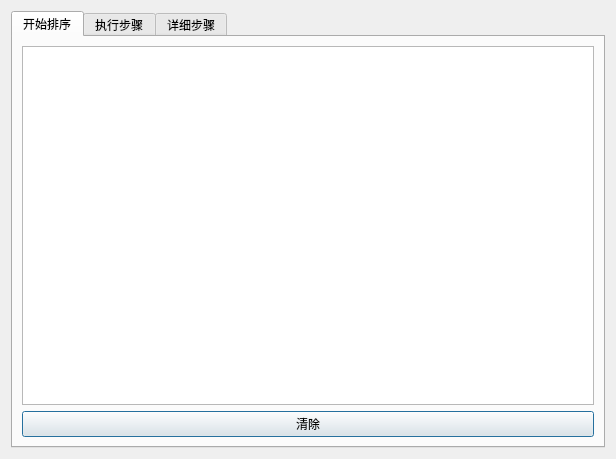
<?xml version="1.0" encoding="UTF-8"?>
<ui version="4.0">
 <class>Dialog_2</class>
 <widget class="QDialog" name="Dialog_2">
  <property name="geometry">
   <rect>
    <x>0</x>
    <y>0</y>
    <width>616</width>
    <height>459</height>
   </rect>
  </property>
  <property name="windowTitle">
   <string>Dialog</string>
  </property>
  <layout class="QVBoxLayout" name="verticalLayout_2">
   <item>
    <layout class="QVBoxLayout" name="verticalLayout">
     <item>
      <widget class="QTabWidget" name="tabWidget">
       <property name="currentIndex">
        <number>0</number>
       </property>
       <widget class="QWidget" name="tab_1">
        <attribute name="title">
         <string>开始排序</string>
        </attribute>
        <layout class="QVBoxLayout" name="verticalLayout_3">
         <item>
          <widget class="QTableView" name="source"/>
         </item>
         <item>
          <widget class="QPushButton" name="pushButton">
           <property name="text">
            <string>清除</string>
           </property>
          </widget>
         </item>
        </layout>
       </widget>
       <widget class="QWidget" name="tab_2">
        <attribute name="title">
         <string>执行步骤</string>
        </attribute>
        <layout class="QVBoxLayout" name="verticalLayout_4">
         <item>
          <widget class="QTableWidget" name="step">
           <row>
            <property name="text">
             <string>原始数据</string>
            </property>
           </row>
          </widget>
         </item>
        </layout>
       </widget>
       <widget class="QWidget" name="tab_3">
        <attribute name="title">
         <string>详细步骤</string>
        </attribute>
        <layout class="QVBoxLayout" name="verticalLayout_5">
         <item>
          <widget class="QLabel" name="label">
           <property name="frameShape">
            <enum>QFrame::WinPanel</enum>
           </property>
           <property name="frameShadow">
            <enum>QFrame::Raised</enum>
           </property>
           <property name="text">
            <string>插入排序详细步骤:</string>
           </property>
          </widget>
         </item>
         <item>
          <widget class="QTextEdit" name="textEdit"/>
         </item>
        </layout>
       </widget>
      </widget>
     </item>
    </layout>
   </item>
  </layout>
 </widget>
 <resources/>
 <connections/>
</ui>
